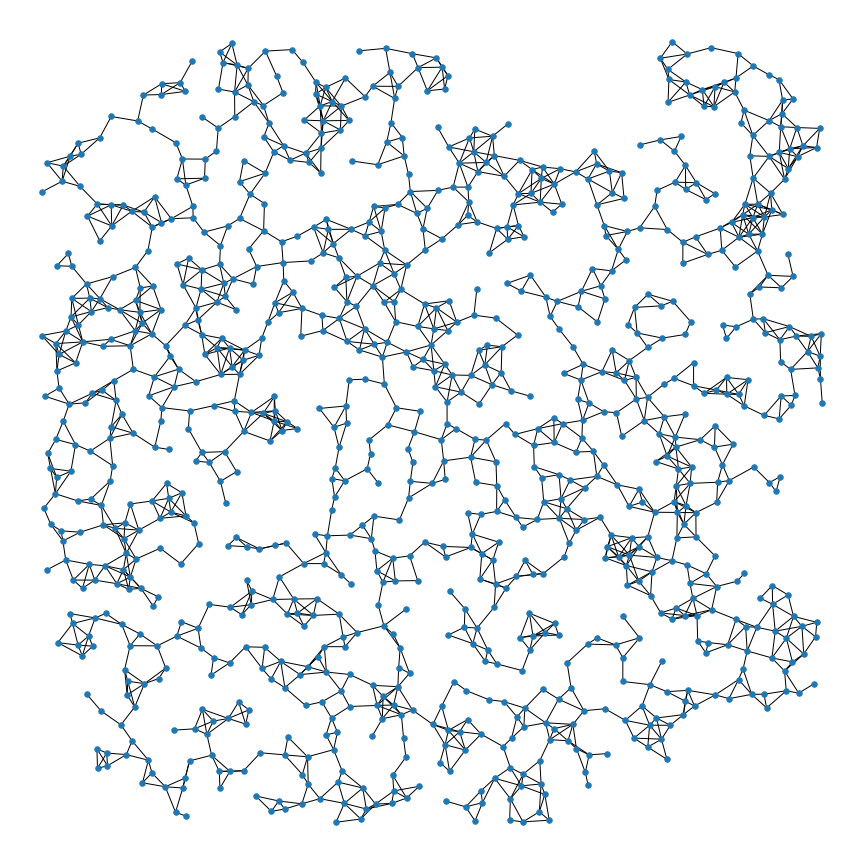
#> input picture Program/data_1.png, 864 x 864 px
$ python -i 'hole detection_grayscale.py'   (imports and definitions only)
#> lines starting #> are read from the running program, lines starting #| are printed output that depends on the picture; after the words box and inside, x2 and y2 are one past the last pixel; in counts of white or black regions, pixels touching at a corner belong together
import numpy as np
import cv2
import os


#The node, edge and hole attributes
all_nodes = []
all_edges = []
all_holes = []
d = -4.99 #The distance which between the nodes and hole
area_min = 1000 #(You may not use it.)

name = 'n=1000d=6_ver2'
size = 2100

results_img = np.zeros((size,size, 3), np.uint8) #create a gray img
img = np.full((size, size, 3), 255 ,np.uint8) #create a img
mask = np.zeros(cv2.cvtColor(img.copy(),cv2.COLOR_BGR2GRAY).shape,np.uint8)

#Read data file
def Read_data(fname):
    data_list = [] #The data list
    num_nodes = int
    all_nodes = []
    num_edges = int
    all_edges = []
    data_f = open(fname, 'r')
    for line in data_f.readlines():
        data_list.append(line.strip())

    num_nodes = int (data_list.pop(0)) #Pop out the number of nodes
    #Get all the number node coordinate
    for i in range (0,num_nodes):
        node = data_list.pop(0) #Pop out the node coordinate
        node = node.split()
        node.pop(0) #Pop out the node index
        all_nodes.append((int(float (node[0])*3.5),int(float (node[1])*3.5))) #(X, Y)
    num_edges = int (data_list.pop(0)) #Pop out the number of edges
    #Get all the edge
    for i in range (0,num_edges):
        edge = data_list.pop(0) #Pop out the edge connection
        edge = edge.split()
        all_edges.append([int(edge[0]),int(edge[1])]) #(point 1, point 2)
    data_f.close
    return all_nodes,all_edges


# [39 lines left out: functions Hole_label, Draw_AllNodes, Draw_Alledges, Draw_Hole, Draw_AllHoles, not called in this run]

#Find the nodes of hole
def Find_HoleNodes(hole,all_nodes,img = " ",color = (0,200,0),thickness = 3,label = False):
    nodes_lst = []  #The nodes of hole
    a = 0.0       #The return value of distance which between the nodes and hole in the image
    for i in range (len(all_nodes)):
        a = cv2.pointPolygonTest(hole,all_nodes[i],True)
        if (a >= d):
            nodes_lst.append(i)
            if (label == True):
                    cv2.circle(img, all_nodes[i], 14,color,thickness)  #Add the node result

    return nodes_lst

#Find all the nodes of holes
# [20 lines left out: function Find_AllHolesNodes, not called in this run]

#Find the hole in Image Processing
def Find_holesIP(img):
    #Create the gray Image for Image Processing
    imgray = cv2.cvtColor(img.copy(),cv2.COLOR_BGR2GRAY)
    _,binary = cv2.threshold(imgray.copy(),254,255,2)
    holes,_ = cv2.findContours(binary,cv2.RETR_LIST,cv2.CHAIN_APPROX_NONE)
    holes = sorted(holes, key=cv2.contourArea)

    #Find the hole in the network
    for i in range(len(holes)-1):
        holeN_lst = []
        holeN_lst = Find_HoleNodes(holes[i],all_nodes)
        if(len(holeN_lst) > 3): #The in the range of Area
            all_holes.append(holes[i])
            continue
    return img,all_holes

#Main Program:
out_format = '.png' #The output image format
fname = os.path.abspath(r'C:\Users\peter\Desktop\test.txt') #The data file name

# [1 line not run here, left out]
#The size of Hole
# [1 line that did not run here, left out]
#Add all the edges
# [1 line not run here, left out]
#Find the hole in Image Processing
results_img = Find_holesIP(results_img)


results_img = img.copy()
# [10 lines not run here, left out]
#Find_AllHolesNodes(all_holes,all_nodes,results_img,label = True)

#Find all nodes in a Hole
#find the node of node:
mask_1 = np.zeros(img.shape, dtype='uint8')
# [8 lines not run here, left out]

win_name = 'Hole Detection in Sensor Network Project'
# [8 lines not run here, left out]

>>> import cv2
>>> picture = cv2.imread('../Program/data_1.png')
#> picture is the input picture: shape (864, 864, 3); mean B, G, R 242.6, 239.9, 235.9
>>> result = Find_holesIP(picture)
#> in Find_holesIP (call 2), `imgray = cv2.cvtColor(img.copy(),cv2.COLOR_BGR2GRAY)`:
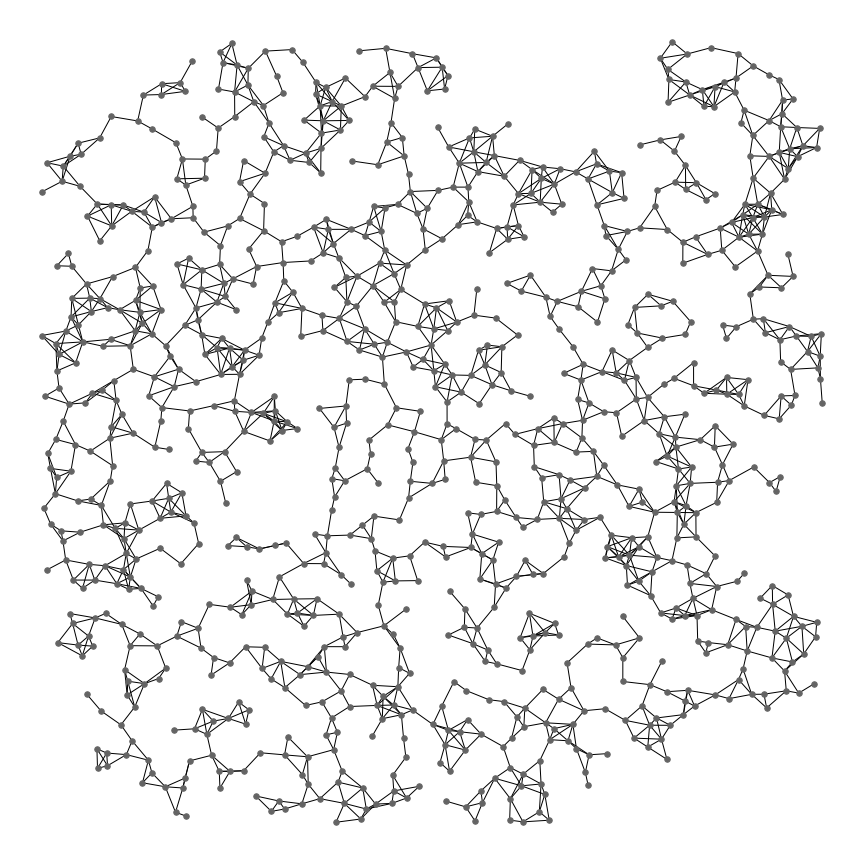
#> imgray: shape (864, 864); min 0, max 255, mean 239
#> in Find_holesIP (call 2), `holes,_ = cv2.findContours(binary,cv2.RETR_LIST,cv2.CHAIN_APPROX_NONE)`: holes = 25 contours, 24 with area under 20; largest, box (x1, y1, x2, y2) and area: (0, 0, 864, 864) 744769
#> the loop in Find_holesIP (call 2), `for i in range(len(holes)-1):` made 24 passes
#> after the loop in Find_holesIP (call 2), `for i in range(len(holes)-1):`: all_holes = []

$ run again, on Program/data_2.png
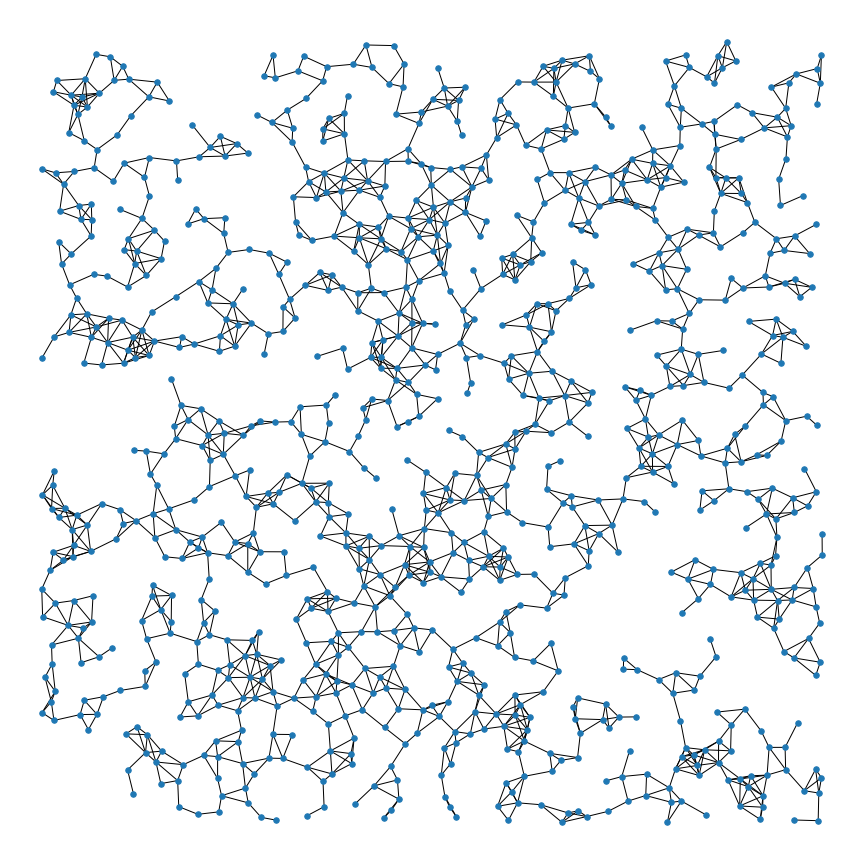
#> input picture Program/data_2.png, 864 x 864 px
#> picture is the input picture: shape (864, 864, 3); mean B, G, R 242.1, 239.5, 235.5
#> in Find_holesIP (call 2), `imgray = cv2.cvtColor(img.copy(),cv2.COLOR_BGR2GRAY)`:
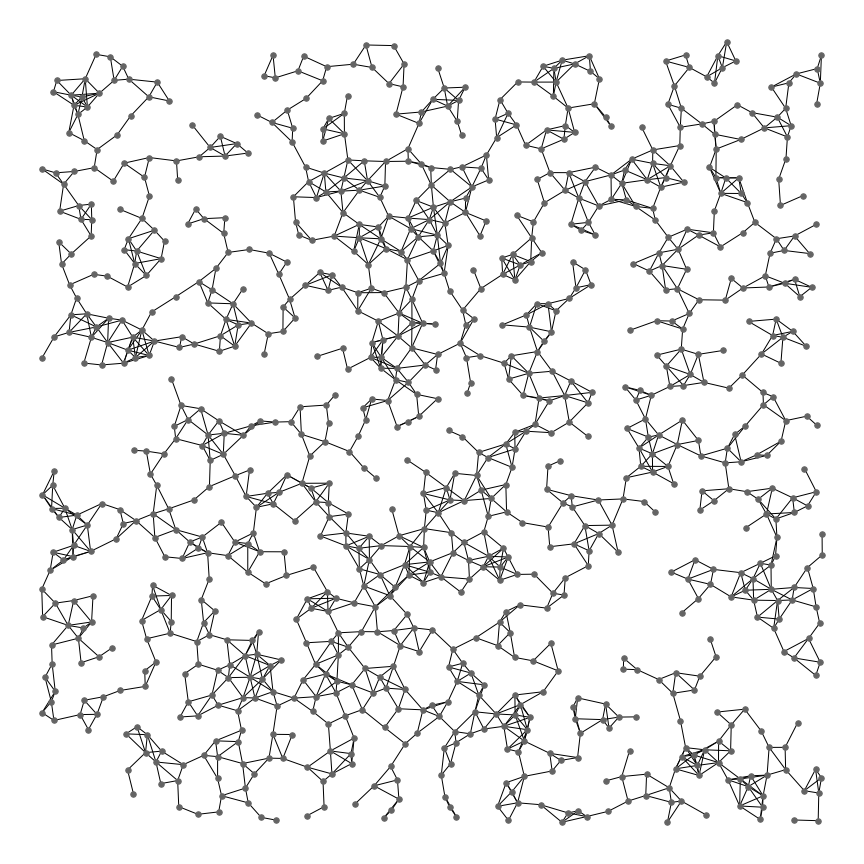
#> imgray: shape (864, 864); min 0, max 255, mean 238.6
#> holes = 21 contours, 20 with area under 20; largest, box (x1, y1, x2, y2) and area: (0, 0, 864, 864) 744769
#> the loop in Find_holesIP (call 2), `for i in range(len(holes)-1):` made 20 passes
#> after the loop in Find_holesIP (call 2), `for i in range(len(holes)-1):`: all_holes = []

$ run again, on Program/data_3.png
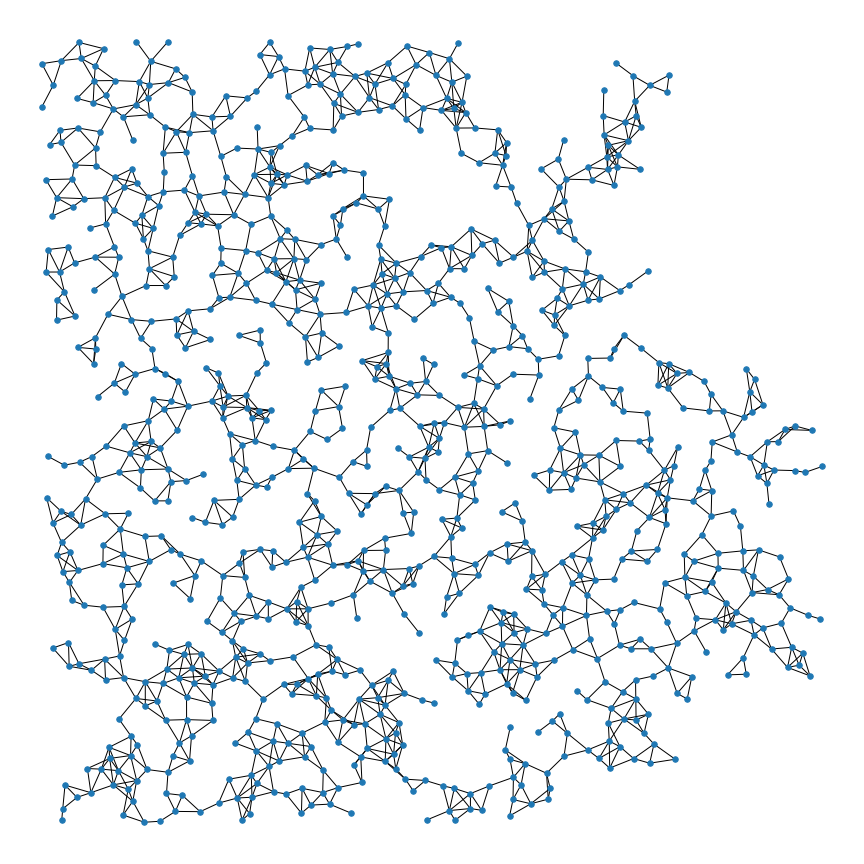
#> input picture Program/data_3.png, 864 x 864 px
#> picture is the input picture: shape (864, 864, 3); mean B, G, R 242.6, 239.9, 236
#> in Find_holesIP (call 2), `imgray = cv2.cvtColor(img.copy(),cv2.COLOR_BGR2GRAY)`:
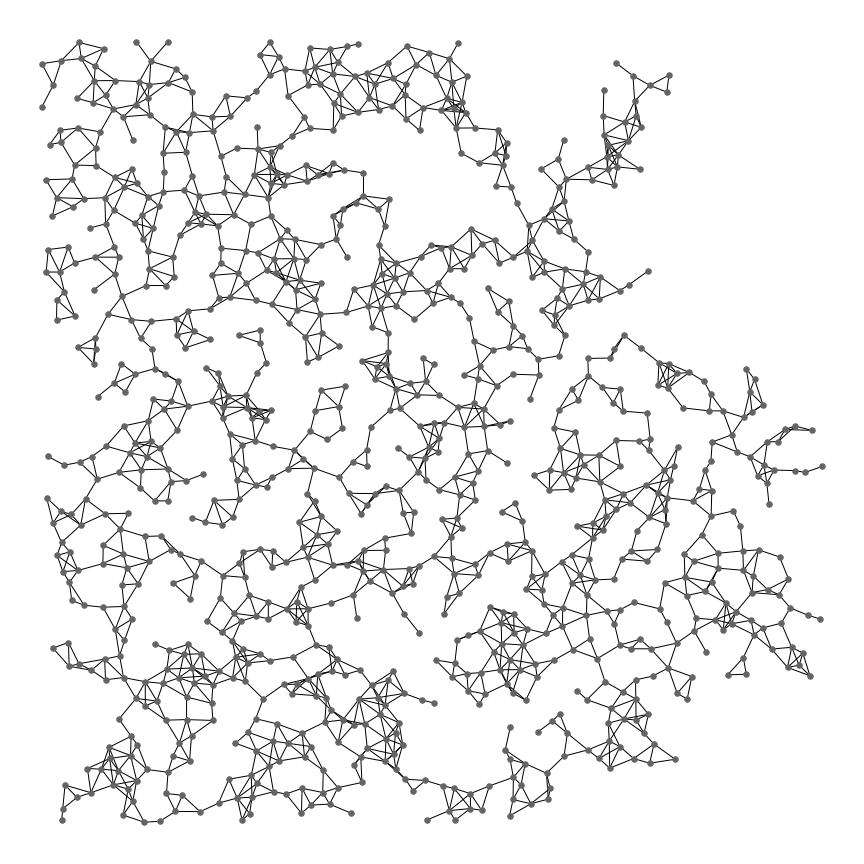
#> imgray: shape (864, 864); min 0, max 255, mean 239.1
#> holes = 17 contours, 16 with area under 20; largest, box (x1, y1, x2, y2) and area: (0, 0, 864, 864) 744769
#> the loop in Find_holesIP (call 2), `for i in range(len(holes)-1):` made 16 passes
#> after the loop in Find_holesIP (call 2), `for i in range(len(holes)-1):`: all_holes = []

$ run again, on Program/data_4.png
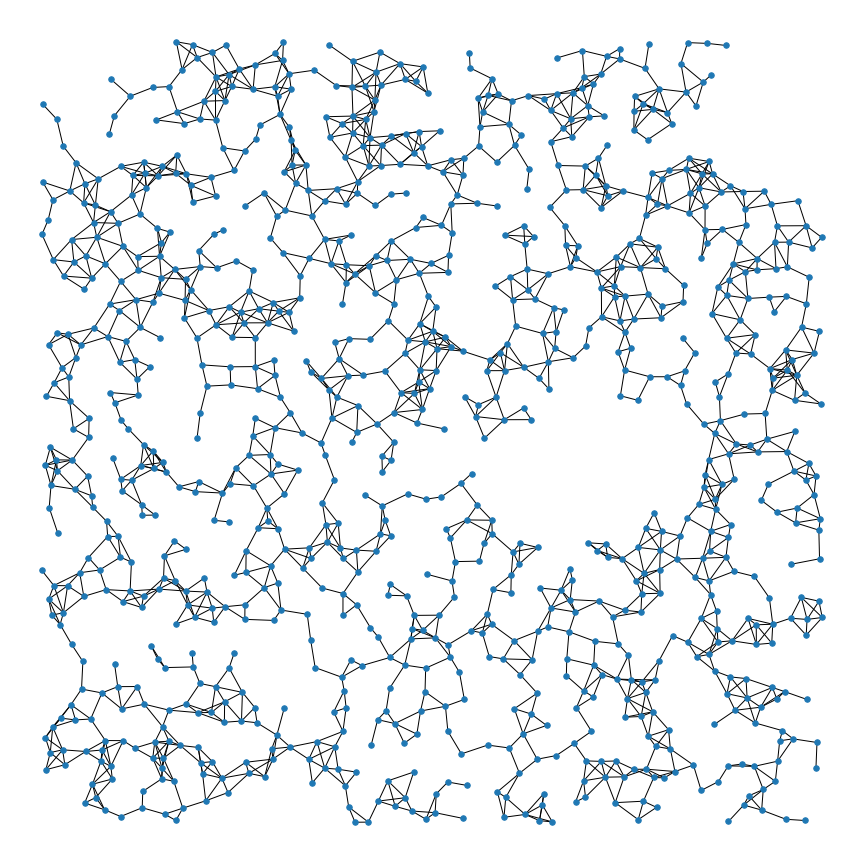
#> input picture Program/data_4.png, 864 x 864 px
#> picture is the input picture: shape (864, 864, 3); mean B, G, R 241.9, 239.3, 235.3
#> in Find_holesIP (call 2), `imgray = cv2.cvtColor(img.copy(),cv2.COLOR_BGR2GRAY)`:
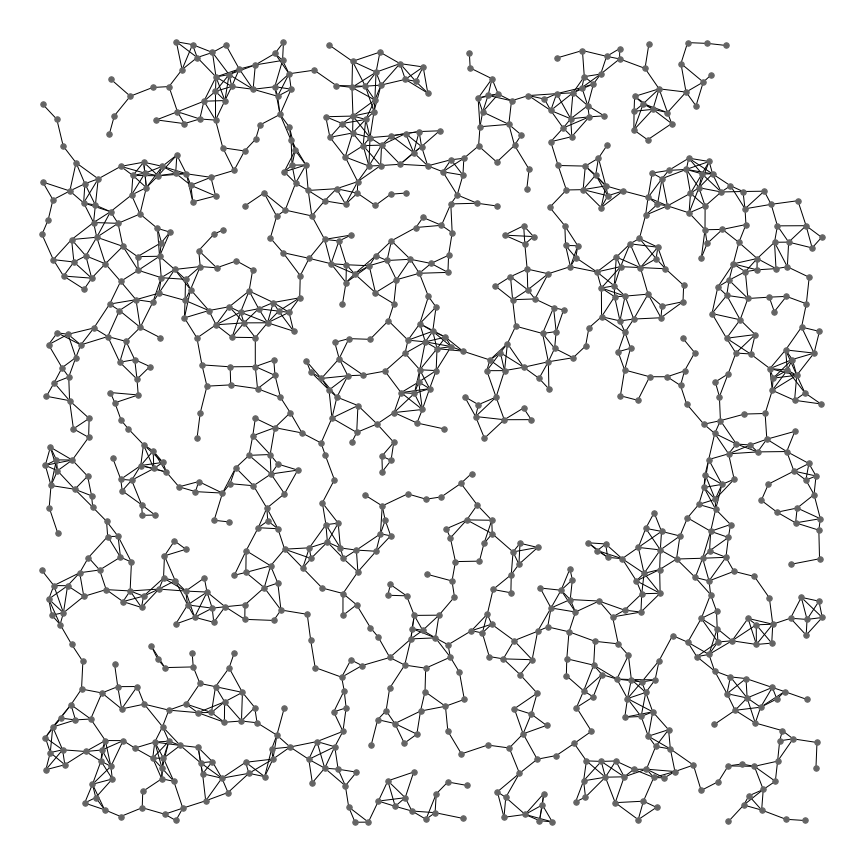
#> imgray: shape (864, 864); min 0, max 255, mean 238.4
#> holes = 24 contours, 23 with area under 20; largest, box (x1, y1, x2, y2) and area: (0, 0, 864, 864) 744769
#> the loop in Find_holesIP (call 2), `for i in range(len(holes)-1):` made 23 passes
#> after the loop in Find_holesIP (call 2), `for i in range(len(holes)-1):`: all_holes = []
